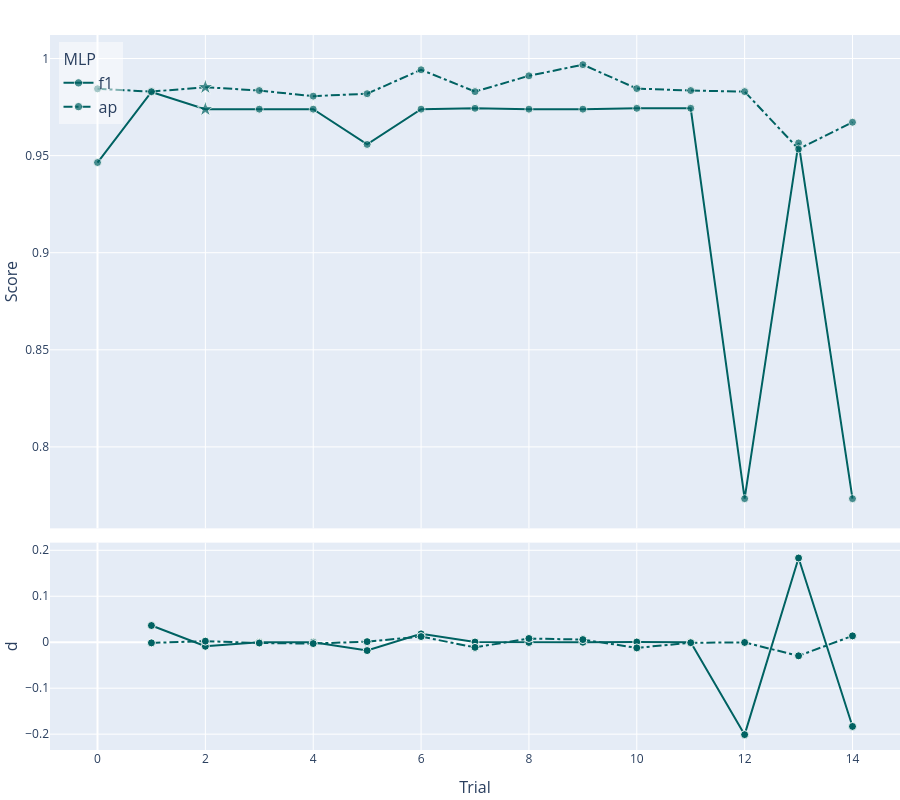

Here is the notebook cell this chart was saved with:
### Markdown cell above
## Analisar os resultados

### Code cell
experionml.plot_trials()

### Figure 1 — Plotly figure (JSON) as saved in the notebook; plotly's stock layout.template omitted (floating-point values rounded to 4 significant figures)
{"data": [{"legendgroup": "MLP", "legendgrouptitle": {"font": {"size": 16}, "text": "MLP"}, "line": {"color": "rgb(0, 98, 98)", "dash": "solid", "width": 2}, "marker": {"color": "rgb(0, 98, 98)", "line": {"color": "rgba(255, 255, 255, 0.9)", "width": 1}, "size": [8, 8, 12.0, 8, 8, 8, 8, 8, 8, 8, 8, 8, 8, 8, 8], "symbol": ["circle", "circle", "star", "circle", "circle", "circle", "circle", "circle", "circle", "circle", "circle", "circle", "circle", "circle", "circle"]}, "mode": "lines+markers", "name": "f1", "showlegend": true, "type": "scatter", "x": [0, 1, 2, 3, 4, 5, 6, 7, 8, 9, 10, 11, 12, 13, 14], "xaxis": "x2", "y": [0.9464, 0.9828, 0.9739, 0.9739, 0.9739, 0.9558, 0.9739, 0.9744, 0.9739, 0.9739, 0.9744, 0.9744, 0.7733, 0.9565, 0.7733], "yaxis": "y"}, {"hovertemplate": "(%{x}, %{y})<extra>MLP - f1</extra>", "legendgroup": "MLP", "legendgrouptitle": {"font": {"size": 16}, "text": "MLP"}, "line": {"color": "rgb(0, 98, 98)", "dash": "solid", "width": 2}, "marker": {"color": "rgb(0, 98, 98)", "line": {"color": "rgba(255, 255, 255, 0.9)", "width": 1}, "size": 8, "symbol": "circle"}, "mode": "lines+markers", "name": "f1", "showlegend": false, "type": "scatter", "x": [0, 1, 2, 3, 4, 5, 6, 7, 8, 9, 10, 11, 12, 13, 14], "xaxis": "x2", "y": [NaN, 0.03633, -0.008846, 0.0, 0.0, -0.01816, 0.01816, 0.0004459, -0.0004459, 0.0, 0.0004459, 0.0, -0.201, 0.1832, -0.1832], "yaxis": "y2"}, {"legendgroup": "MLP", "legendgrouptitle": {"font": {"size": 16}, "text": "MLP"}, "line": {"color": "rgb(0, 98, 98)", "dash": "dashdot", "width": 2}, "marker": {"color": "rgb(0, 98, 98)", "line": {"color": "rgba(255, 255, 255, 0.9)", "width": 1}, "size": [8, 8, 12.0, 8, 8, 8, 8, 8, 8, 8, 8, 8, 8, 8, 8], "symbol": ["circle", "circle", "star", "circle", "circle", "circle", "circle", "circle", "circle", "circle", "circle", "circle", "circle", "circle", "circle"]}, "mode": "lines+markers", "name": "ap", "showlegend": true, "type": "scatter", "x": [0, 1, 2, 3, 4, 5, 6, 7, 8, 9, 10, 11, 12, 13, 14], "xaxis": "x2", "y": [0.9844, 0.983, 0.9852, 0.9835, 0.9806, 0.9819, 0.9942, 0.983, 0.9911, 0.9968, 0.9845, 0.9835, 0.983, 0.9534, 0.9672], "yaxis": "y"}, {"hovertemplate": "(%{x}, %{y})<extra>MLP - ap</extra>", "legendgroup": "MLP", "legendgrouptitle": {"font": {"size": 16}, "text": "MLP"}, "line": {"color": "rgb(0, 98, 98)", "dash": "dashdot", "width": 2}, "marker": {"color": "rgb(0, 98, 98)", "line": {"color": "rgba(255, 255, 255, 0.9)", "width": 1}, "size": 8, "symbol": "circle"}, "mode": "lines+markers", "name": "ap", "showlegend": false, "type": "scatter", "x": [0, 1, 2, 3, 4, 5, 6, 7, 8, 9, 10, 11, 12, 13, 14], "xaxis": "x2", "y": [NaN, -0.001446, 0.002291, -0.001752, -0.00288, 0.001258, 0.01233, -0.01124, 0.008141, 0.005731, -0.0123, -0.00103, -0.0005388, -0.02957, 0.01378], "yaxis": "y2"}], "layout": {"font": {"size": 12}, "height": 800, "hoverlabel": {"font": {"size": 16}}, "hovermode": "x unified", "legend": {"bgcolor": "rgba(255, 255, 255, 0.5)", "font": {"size": 16}, "groupclick": "togglegroup", "traceorder": "grouped", "x": 0.01, "xanchor": "left", "y": 0.99, "yanchor": "top"}, "margin": {"b": 50, "l": 50, "pad": 0, "r": 0, "t": 35}, "showlegend": true, "title": {"font": {"size": 24}, "pad": {"b": 15, "t": 15}, "x": 0.5, "xanchor": "center", "xref": "paper", "y": 1, "yanchor": "top"}, "width": 900, "xaxis": {"anchor": "y", "automargin": true, "domain": [0.0, 1.0], "showticklabels": false, "title": {"font": {"size": 16}}}, "xaxis2": {"anchor": "y2", "automargin": true, "domain": [0.0, 1.0], "title": {"font": {"size": 16}, "text": "Trial"}}, "yaxis": {"anchor": "x2", "automargin": true, "domain": [0.31, 1.0], "title": {"font": {"size": 16}, "text": "Score"}}, "yaxis2": {"anchor": "x2", "automargin": true, "domain": [0.0, 0.29], "title": {"font": {"size": 16}, "text": "d"}}}}
